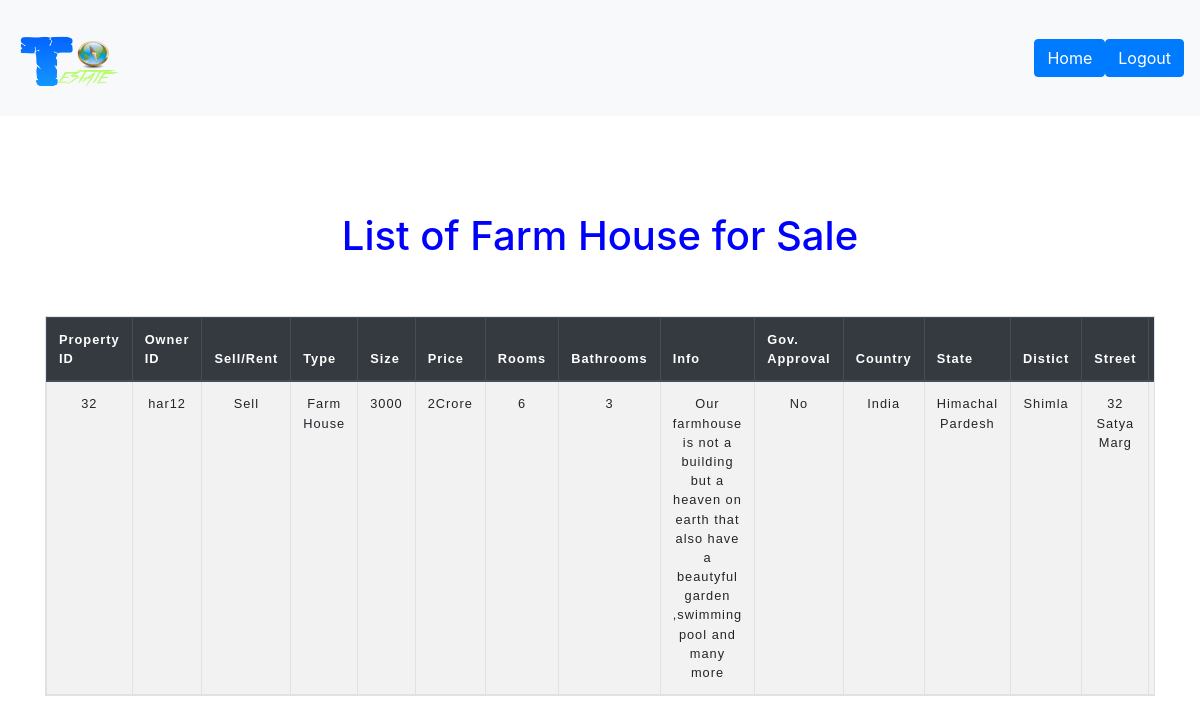
Page /sale_farmhouse.php on the committed database.
### tables this page shows
CREATE TABLE `property` (
  `ownerid` varchar(100) DEFAULT NULL,
  `propertyid` int(100) NOT NULL,
  `sellrent` varchar(100) DEFAULT NULL,
  `type` varchar(100) DEFAULT NULL,
  `size` varchar(100) DEFAULT NULL,
  `price` varchar(255) DEFAULT NULL,
  `rooms` varchar(100) DEFAULT NULL,
  `bathrooms` varchar(100) DEFAULT NULL,
  `info` varchar(255) DEFAULT NULL,
  `gov` varchar(100) DEFAULT NULL,
  `country` varchar(100) DEFAULT NULL,
  `state` varchar(100) DEFAULT NULL,
  `distict` varchar(100) DEFAULT NULL,
  `Street` varchar(100) DEFAULT NULL,
  `pincode` varchar(100) DEFAULT NULL
);

### sale_farmhouse.php (the view, shortened to what this page needs)
<?php
$host = 'localhost';
$username = 'root';
$password = '';
$db_name = 'realestate';
$db= mysqli_connect($host,$username,$password,$db_name);
?>
<!DOCTYPE html>
<html>
    <head>
        <link rel="stylesheet" href="https://maxcdn.bootstrapcdn.com/bootstrap/4.5.2/css/bootstrap.min.css">
	<link rel="stylesheet" href="http://maxcdn.bootstrapcdn.com/font-awesome/4.2.0/css/font-awesome.min.css">
      	<link rel="stylesheet" href="https://cdnjs.cloudflare.com/ajax/libs/font-awesome/4.0.0/css/font-awesome.min.css" />
    </head>
    <body>
<nav class="navbar navbar-light bg-light">
      <img src="logo.png" id="logo">
        <div class="btn-group btn-group-lg">
            <a href="admin_homepage.php"><button type="button" class="btn btn-primary">Home</button></a>
            <a href="admin_logout.php"><button type="button" class="btn btn-primary">Logout</button></a>
        </div>
</nav>
<div class="container">
        <br><br><br><br>
<h1><center>List of Farm House for Sale</center></h1>
<br><br>
  <table class="table table-responsive table-hover table-striped table-bordered">
    <thead class="thead-dark">
      <tr>
        <th>Property ID</th>
        <th>Owner ID</th>
        <th>Sell/Rent</th>
        <th>Type</th>
        <th>Size</th>
        <th>Price</th>
        <th>Rooms</th>
        <th>Bathrooms</th>
        <th>Info</th>
        <th>Gov. Approval</th>
        <th>Country</th>
        <th>State</th>
        <th>Distict</th>
        <th>Street</th>
        <th>Pincode</th>
      </tr>
    </thead>
    <tbody>
<?php
$query ="SELECT * FROM property
         where sellrent='sell' and type='Farm House'
         ORDER BY propertyid DESC ";
$result = $db->query($query);
$row_count = $result->num_rows;
for($i=0 ; $i<$row_count; $i++)
{
        $property = $result->fetch_assoc();
    echo "<tr>";
    echo "<td>".$property['propertyid']."</td>";
    echo "<td>".$property['ownerid']."</td>";
    echo "<td>".$property['sellrent']."</td>";
    echo "<td>".$property['type']."</td>";
    echo "<td>".$property['size']."</td>";
    echo "<td>".$property['price']."</td>";
    echo "<td>".$property['rooms']."</td>";
    echo "<td>".$property['bathrooms']."</td>";
    echo "<td>".$property['info']."</td>";
    echo "<td>".$property['gov']."</td>";
    echo "<td>".$property['country']."</td>";
    echo "<td>".$property['state']."</td>";
    echo "<td>".$property['distict']."</td>";
    echo "<td>".$property['Street']."</td>";
    echo "<td>".$property['pincode']."</td>";
    echo "</tr>";
}
?>
  </table>
        </div>
</body>
</html>

### sale_farmhouse.php (style rules this page uses)
table { border-collapse: collapse; border: 2px solid rgb(200, 200, 200); letter-spacing: 1px; font-family: sans-serif; font-size: .8rem; width:100%; }
th, td { padding: 10px; }
td, th { border: 1px solid rgb(190, 190, 190); padding: 10px; }
td { text-align: center; }
tr { display: table-row; vertical-align: inherit; border-color: inherit; }
#logo { height:100px; width:100px; float:left; margin-left: 3px; margin-top: 0px; padding: 0px; }
h1 { color:blue; }

### rows in the picture
property: propertyid "32", ownerid "har12", sellrent "Sell", type "Farm House", size "3000", price "2Crore", rooms "6", bathrooms "3", info "Our farmhouse is not a building but a heaven on earth that also have a beautyful garden ,swimming pool and many more", gov "No", country "India", state "Himachal Pardesh", distict "Shimla", Street "32 Satya Marg"
